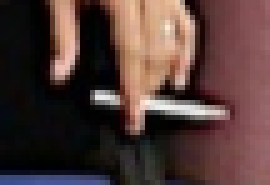
#> input picture Test_Mia/ss7_7.png, 54 x 37 px, found by its file name (shown 5 times larger)
$ python test.py
#> lines starting #> are read from the running program, lines starting #| are printed output that depends on the picture; after the words box and inside, x2 and y2 are one past the last pixel; in counts of white or black regions, pixels touching at a corner belong together
import imutils
import cv2
import numpy as np

#Open template and get canny
template = cv2.imread('Project-Computer-Vision\\Test_Mia\\\ss7_7.png')
#> template is the input picture: shape (37, 54, 3); mean B, G, R 56.1, 59.4, 81.9
template = cv2.cvtColor(template, cv2.COLOR_BGR2GRAY)
#> template: shape (37, 54)
template = cv2.Canny(template, 10, 25)
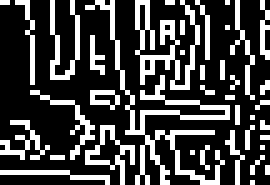
#> template: shape (37, 54) (shown 5 times larger); 27.2% white in thin lines or dots
(height, width) = template.shape[:2]
#> height = 37; width = 54

#open the main image and convert it to gray scale image
main_image = cv2.imread('Project-Computer-Vision\\Test_Mia\\ss7.png') #SO
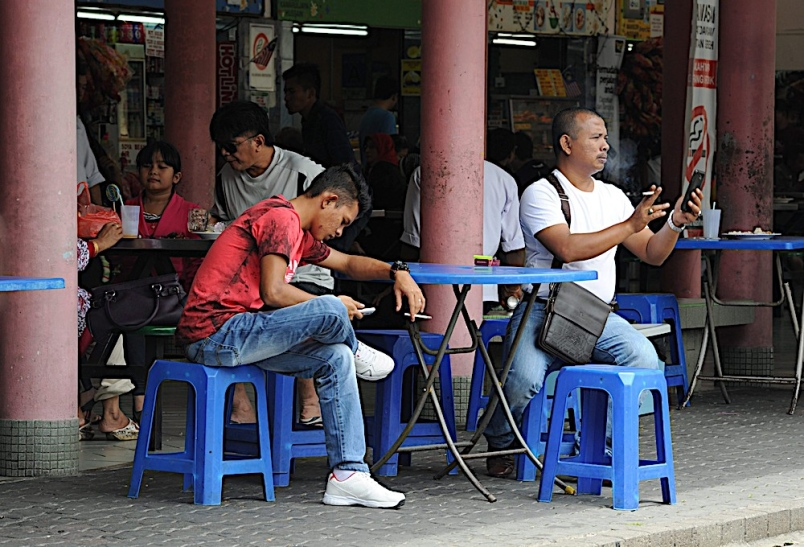
#> input picture Test_Mia/ss7.png, 804 x 547 px, found by its file name
#> main_image is the input picture: shape (547, 804, 3); mean B, G, R 85.8, 78.7, 84.8
gray_image = cv2.cvtColor(main_image, cv2.COLOR_BGR2GRAY)
temp_found = None
for scale in np.linspace(0.2, 1.0, 20)[::-1]:
   #resize the image and store the ratio
   resized_img = imutils.resize(gray_image, width = int(gray_image.shape[1] * scale))
   ratio = gray_image.shape[1] / float(resized_img.shape[1])
   if resized_img.shape[0] < height or resized_img.shape[1] < width:
      break

   #Convert to edged image for checking
   e = cv2.Canny(resized_img, 10, 25)
   match = cv2.matchTemplate(e, template, cv2.TM_CCOEFF)
   (_, val_max, _, loc_max) = cv2.minMaxLoc(match)
   if temp_found is None or val_max>temp_found[0]:
      temp_found = (val_max, loc_max, ratio)
#> this loop made 20 passes
#> (val_max, temp_found) on pass 1: (18252502, (18252502, (386, 295), 1))
#> (val_max, loc_max) on passes 2 to 7: (8755430, (368, 281)), (3696170.2, (352, 268)), (3932939.5, (331, 254)), (3877385, (552, 29)), (3348198.8, (215, 322)), (3354058.8, (506, 56))
#> pass 1, `match = cv2.matchTemplate(e, template, cv2.TM_CCOEFF)`:
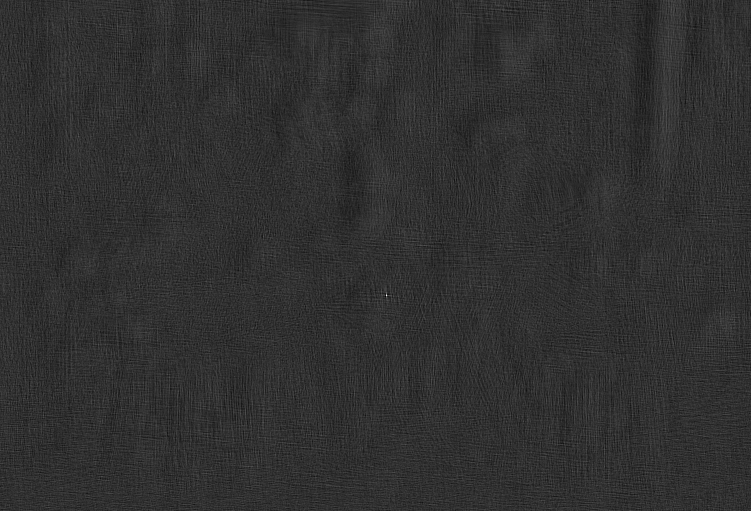
#> match: shape (511, 751) float32; min -4282181, max 18252502, mean 1344.3; drawn with min black and max white
#> after the loop:
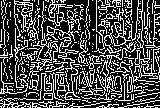
#> e: shape (108, 160); 30.7% white in thin lines or dots
#> after the loop:
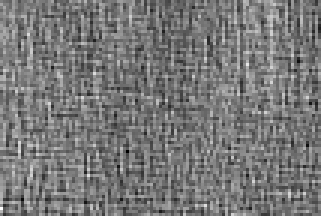
#> match: shape (72, 107) float32 (shown 3 times larger); min -2725387.2, max 3147462.8, mean 41710; drawn with min black and max white
#> after the loop:
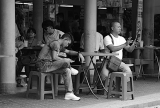
#> resized_img: shape (108, 160); min 2, max 255, mean 81.3
#Get information from temp_found to compute x,y coordinate
(_, loc_max, r) = temp_found
#> loc_max = (386, 295); r = 1
(x_start, y_start) = (int(loc_max[0]), int(loc_max[1]))
#> x_start = 386; y_start = 295
(x_end, y_end) = (int((loc_max[0] + width)), int((loc_max[1] + height)))
#> x_end = 440; y_end = 332
#Draw rectangle around the template
cv2.rectangle(main_image, (x_start, y_start), (x_end, y_end), (153, 22, 0), 5)
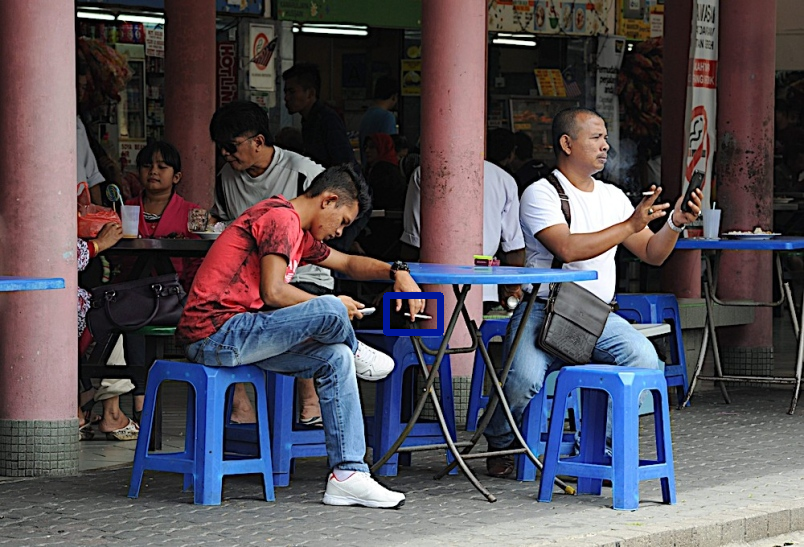
#> main_image: shape (547, 804, 3); 0.29% of pixels changed, all inside (x1, y1, x2, y2) = (383, 292, 444, 336)
cv2.imshow('Template Found', main_image)
cv2.waitKey(0)
